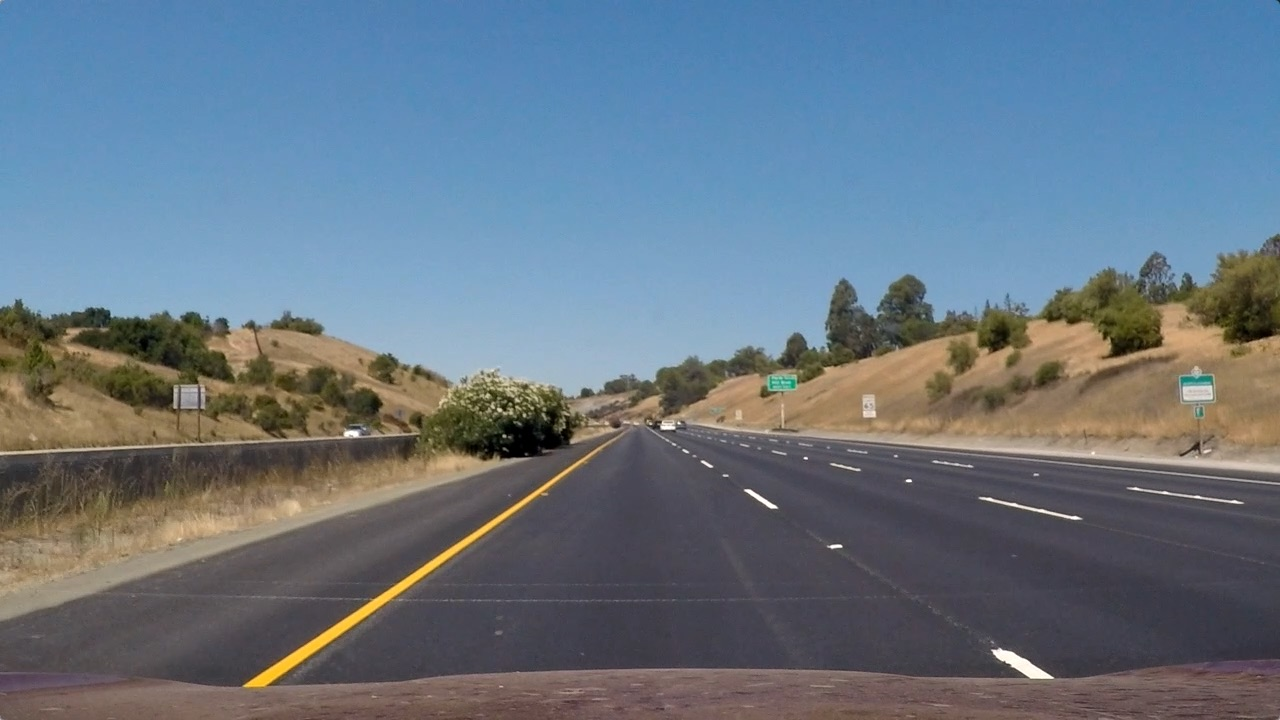
#> input picture test_images/straight_lines1.jpg, 1280 x 720 px
$ python Advanced_Lane_Lines.py   (older library calls are emulated)
#> lines starting #> are read from the running program, lines starting #| are printed output that depends on the picture
#> in main, tmp_image is the input picture: shape (720, 1280, 3); mean R, G, B 103.2, 117.7, 131.2
### classes/Transformation.py
import numpy as np
import cv2
import sys
import glob
import matplotlib.pyplot as plt
import matplotlib.image as mpimg
import os
import pickle

sys.path.append(os.path.join(os.path.dirname(__file__), '../classes/'))
from Thresholding import Thresholding
from LaneLines import LaneLines


class Transformation(object):
    """This class is used to get binary images using various thresholding methods"""

    def __init__(self, cal, plot, image):
        self.calibrate_camera(9, 6, cal)
        #image = plt.imread(image)
        self.get_transformation_matrix(image, plot=plot)

    def transform(self, image, matrix):
        """
        the wrapper method for perspective warping
        :param image:
        :param matrix:
        :return:

        """

        return cv2.warpPerspective(image, matrix, (image.shape[1], image.shape[0]), flags=cv2.INTER_LINEAR)

    def get_birds_eye_view(self, image, leftShift=0):
        """
        perspective to bird-eye projection
        :param image:
        :param leftShift:
        :return:

        """
        if leftShift == 0:
            return self.transform(image, self.M)
        else:
            src = self.src.copy()
            src[:, 0] = src[:, 0] + leftShift
            dst = self.dst.copy()
            dst[:, 0] = dst[:, 0] + leftShift
            m_inv = cv2.getPerspectiveTransform(src, dst)
            return self.transform(image, m_inv)

    # [19 lines left out: function get_birds_eye_inverse_view, not called in this run]

    def save_to_file(self, mtx, dist, cal_file_name):
         dist_pickle = {}
         dist_pickle["mtx"] = mtx
         dist_pickle["dist"] = dist
         pickle.dump( dist_pickle, open( cal_file_name, "wb" ) )

    def calibrate_camera (self, nx=9, ny=6, re_cal = False):
        """
        Returns the camera matrix, distortion coefficients only. The rotation and translation vectors
        are calculated but not returned. The first time this is run it it will calcutate the values
        and save it to a file. The next time it is run with re_cal = false it will look for the file
        and return the values from the previous calibation.

        To re_calibrate even if a file exists use re_cal = True
        """
#> called with nx = 9, ny = 6, re_cal = True
        #The file where the calibration data us persisted
        cal_file_name = "data/wide_dist_pickle.p"

        if (os.path.exists(cal_file_name) and re_cal == False):
            # file exists
            with open(cal_file_name, mode='rb') as f:
                calibration_data = pickle.load(f)

                self.mtx, self.dist = calibration_data["mtx"], calibration_data["dist"]

        else:
            # Criteria for termination of the iterative process of corner refinement.
            criteria = (cv2.TERM_CRITERIA_EPS + cv2.TERM_CRITERIA_MAX_ITER, 300, 0.1)

            #Prepare known cordinates for a chess board with 9x6 object points, like (0,0,0), (1,0,0), (2,0,0) ....,(6,5,0)
            objp = np.zeros((ny*nx,3), np.float32)
            objp[:,:2] = np.mgrid[0:nx, 0:ny].T.reshape(-1,2)

            # Arrays to store object points and image points from all the images.
            objpoints = [] # 3d points in real world space
            imgpoints = [] # 2d points in image plane.

            # Make a list of calibration images
            images = glob.glob('camera_cal/*.jpg')

            # Step through the list and search for chessboard corners
            for idx, fname in enumerate(images):
                img = mpimg.imread(fname, 1)
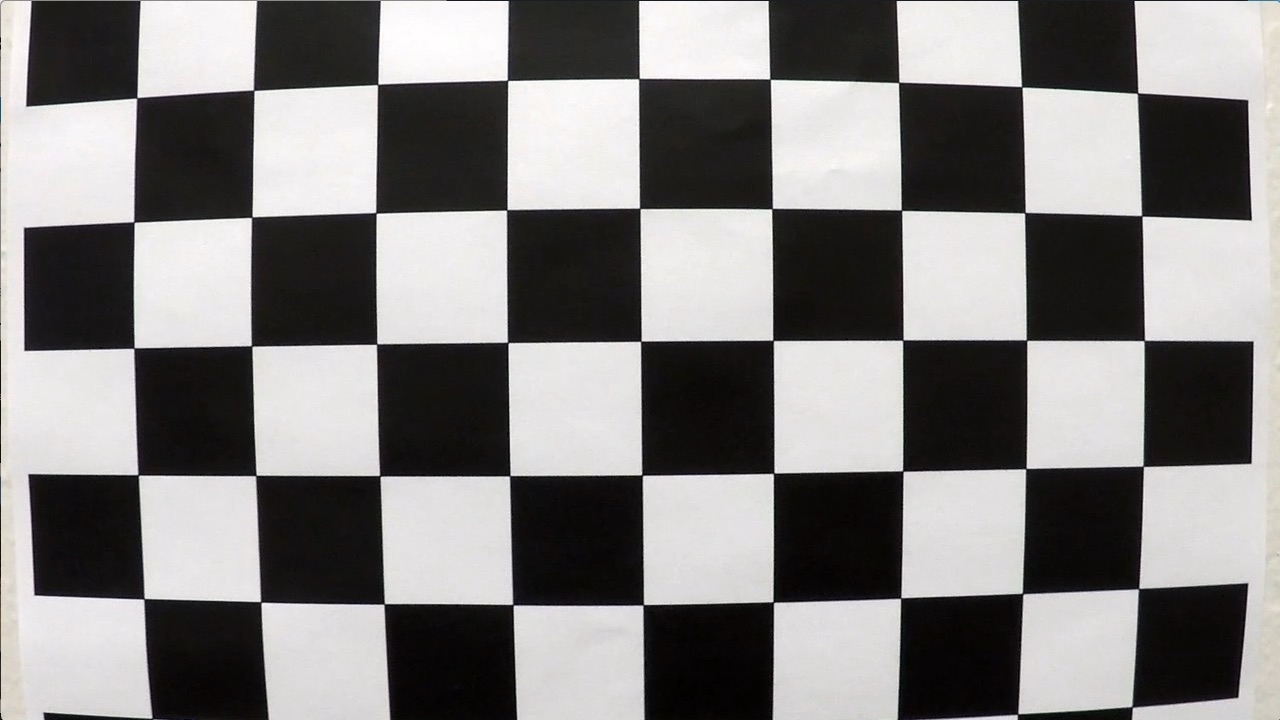
#> input picture camera_cal/calibration1.jpg, 1280 x 720 px
#> img is the input picture: shape (720, 1280, 3); mean R, G, B 130.1, 128.4, 127.8
                gray = cv2.cvtColor(img, cv2.COLOR_RGB2GRAY)

                # Find the chessboard corners
                ret, corners = cv2.findChessboardCorners(gray, (nx,ny), None)
#> ret = False; corners = None

                # If found, add object points, image points
                if (ret == True):
                    objpoints.append(objp)
                    #Once we find the corners, we can increase their accuracy using this code below.
                    corners2 = cv2.cornerSubPix(gray,corners,(11,11),(-1,-1),criteria)
                    imgpoints.append(corners2)
            img_size = (img.shape[1], img.shape[0])
#> img_size = (1280, 720)
            # Do camera calibration given object points and image points
            ret, self.mtx, self.dist, rvecs, tvecs = cv2.calibrateCamera(objpoints, imgpoints, img_size, None, None)
#> ret = 0.526; self.mtx = [[1056.2, 0, 657.1], [0, 1070, 272.7], [0, 0, 1]]; self.dist = [[-0.365, 1.04, 0.0172, 0.00364, -1.8]]; rvecs = ([0.442, -0.193, 0.0382], [-0.0211, 0.43, -0.0305]); tvecs = ([-1.92, 1.19, 17.89], [-17.08, -0.266, 29.94])
            # Save the camera calibration result for later use (we won't worry about rvecs / tvecs)
            self.save_to_file(self.mtx, self.dist, cal_file_name)

    # [9 lines left out: function undistort_image, not called in this run]

    def get_transformation_matrix(self, image, plot=False):
        """ Given an image calculate the tranformation matrix and inverse

        Parameters:
            image -- image with lane lines that are preferably straight
        """
#> called with plot = False
        h,w = image.shape[:2]
#> h = 720; w = 1280
        self.src = np.float32([[220,700],[595,450],[685,450],[1060,700]])
        self.dst = np.float32([[w/4,h],[w/4,-100],[3*w/4,-100],[3*w/4,h]])
        self.compute_transformation_matrix(image, plot)

    def compute_transformation_matrix(self, image, plot=False):
        """

        Parameters:
            image:

        """
#> called with plot = False
        h,w = image.shape[:2]
#> h = 720; w = 1280

        # Compute the perspective transformation matrix
        self.M = cv2.getPerspectiveTransform(self.src, self.dst)

        # Compute the inverse perspective transformation matrix
        self.M_inv = cv2.getPerspectiveTransform(self.dst, self.src)
        warped = self.get_birds_eye_view(image)
#> in transform, `return cv2.warpPerspective(image, matrix, (image.shape[1], image.shape..`:
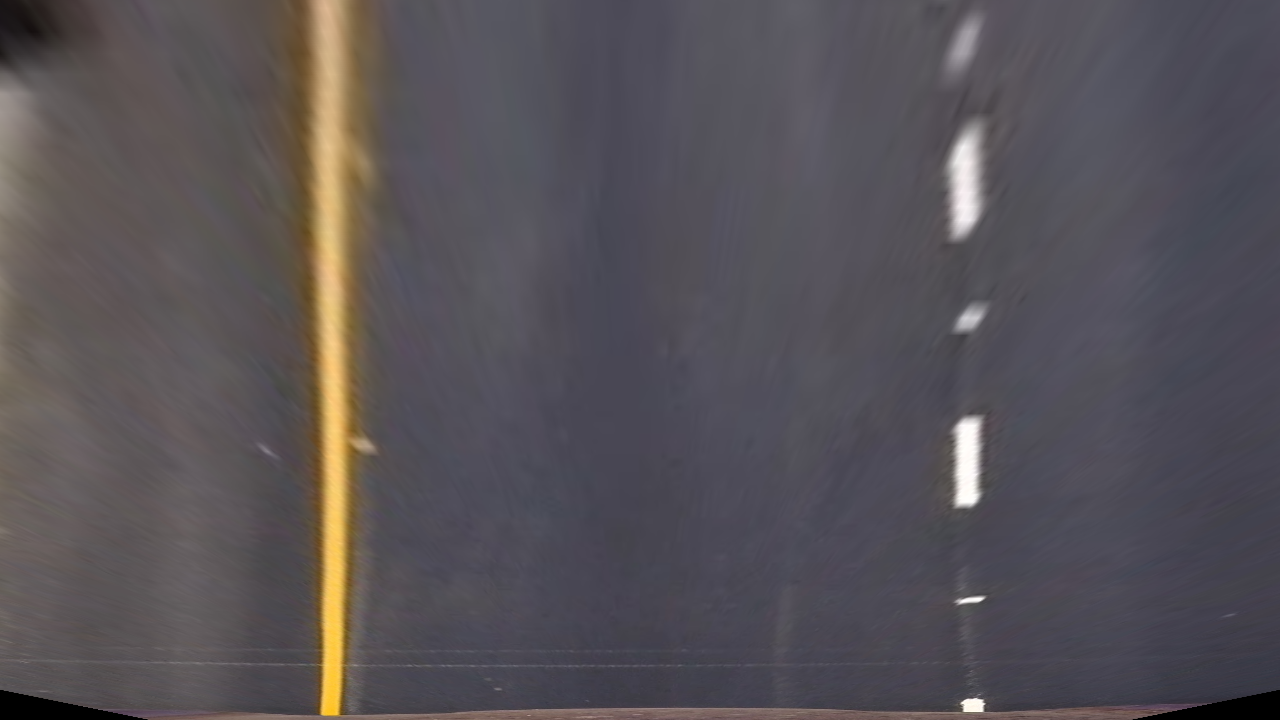
#> returned value: shape (720, 1280, 3); mean of channels 0, 1, 2 87.2, 82.4, 86.9; drawn as R, G, B
        if(plot):
            pts = np.int32(self.src)
            pts = pts.reshape((-1,1,2))
            annotated_img = np.copy(image)
            annotated_img = cv2.polylines(annotated_img,[pts],True,(255,0,0), thickness=5)
            warped = cv2.line(warped,(int(w/4),h),(int(w/4),-100),(255,0,0), thickness=5)
            warped = cv2.line(warped,(int(3*w/4),h),(int(3*w/4),-100),(255,0,0), thickness=5)

            s = "birdseye"
            test_output_folder = "output_images/tests/transformation/{}/get_trans/".format(s)
            file = "{}{}{}".format(test_output_folder, "{}_{}_".format("debug_trans", "undistored"), "original_image.jpg")
            plt.imsave(file, annotated_img, cmap = "gray")

            s = "birdseye"
            test_output_folder = "output_images/tests/transformation/{}/get_trans/".format(s)
            file = "{}{}{}".format(test_output_folder, "{}_{}_".format("debug_trans", "undistored"), "warp_image.jpg")
            plt.imsave(file, warped, cmap = "gray")


    def transform_perspective(self, image):
        x = cv2.warpPerspective(image, self.M, (image.shape[1], image.shape[0]), flags=cv2.INTER_LINEAR)
        return x

    def inverse_transform_perspective(self, image):
        x = cv2.warpPerspective(image, self.M_inv, (image.shape[1], image.shape[0]), flags=cv2.INTER_LINEAR)
        return x

    # [68 lines left out: functions hough_lines, get_blank_image, weighted_img, get_roi_points, select_region_of_interest, not called in this run]


### classes/LaneLines.py
import numpy as np
import cv2
import os.path
import sys
import os
from scipy.signal import find_peaks_cwt
import random as rnd
import matplotlib.pyplot as plt
import matplotlib.image as mpimg
import time

sys.path.append(os.path.join(os.path.dirname(__file__), 'classes/'))
from Thresholding import Thresholding
from Lines import Lines

#from Transformation import Transformation
class LaneLines(object):
    """description of class"""
    def __init__(self, transformation, n_iter=8) :
        self.line = {}
        self.fail =  {}
        self.transformation = transformation
        self.counter = 0

    # [431 lines left out: functions window_analysis, find_lines_in_windows, get_image_with_lanes, get_curvature_radius, get_lane_lines_base, get_good_pixels and 3 more, not called in this run]

    def radius_of_curvature(self, fit, y) :
        return ((1 + (2*fit[0]*y + fit[1])**2)**1.5) / np.absolute(2*fit[0])

    # [98 lines left out: functions plot_curve_fits, plot_lane, target_search, not called in this run]

    def plot_image(self, prefix, output_filename, img):
         out_file = self.get_output_file(prefix, output_filename)
         mpimg.imsave(out_file, img, cmap = "gray")

    # [14 lines left out: function get_output_file, not called in this run]

### classes/Lines.py
import numpy as np
import sys

# Define conversions in x and y from pixels space to meters
ym_per_pix = 30/720 # meters per pixel in y dimension
xm_per_pix = 3.7/700 # meters per pixel in x dimension
img_dim = (1280, 720)
class Lines(object):
    """description of class"""

    def __init__(self, n_iter=8) :
        # number of iterations to use for avraging/smoothing
        self.n_iter = n_iter
        # was the line detected in the last iteration?
        self.detected = False
        # counter
        self.counter = 0


        # x values of the current and last n fits of the line
        self.current_xfitted = None
        self.recent_xfitted = []
        self.avg_xfitted = None
        self.yfitted = np.linspace(0, img_dim[1]-1, img_dim[1])

        # polynomial coefficients of the current and last n iterations
        self.current_fit = None
        self.recent_fits = []
        self.avg_fit = None
        self.res = None # residuals from fit

        self.current_pixels = None
        self.previous_pixels = []
        self.radius_of_curvature = None
        self.line_base_pos = None
        # x values for detected line pixels
        self.pixels_x = None
        # y values for detected line pixels
        self.pixels_y = None

    # [69 lines left out: functions add_line, curve_fit, calc_R, calc_base_dist, update, radius_ratio and 2 more, not called in this run]

    def base_gap(self, other_line):
        return abs(self.line_base_pos-other_line.line_base_pos)

    def delta_xfitted(self):
            return np.linalg.norm(self.current_xfitted - self.avg_xfitted)

### Advanced_Lane_Lines.py
from glob import glob
import matplotlib.pyplot as plt
import sys
import os
import numpy as np
import cv2
from moviepy.editor import VideoFileClip
import random as rnd

sys.path.append(os.path.join(os.path.dirname(__file__), 'classes/'))
from Transformation import Transformation
from LaneLines import LaneLines
from Lines import Lines

counter = 0
processor = None
line = {'left':Lines(n_iter=7), 'right':Lines(n_iter=7)}
fail = {'left':2, 'right':2}

def pipeline(img) :

    global lane_lines, line, fail

    final, line, fail = lane_lines.get_image_with_lanes(img, line, fail, 15, True, False )
    return final

def main():
    global lane_lines
    global processor

    if (processor == None):
        tmp_image = plt.imread("test_images/straight_lines1.jpg", 1)
        processor = Transformation(True, False, tmp_image)
    lane_lines = LaneLines(processor)
    white_output = 'test_project_video.mp4'
    clip1 = VideoFileClip("challenge_video.mp4")
    white_clip = clip1.fl_image(pipeline) #NOTE: this function expects color images!!
    white_clip.write_videofile(white_output, audio=False)

    harder_output = 'test_harder_project_video.mp4'
    clip1 = VideoFileClip("harder_challenge_video.mp4")
    harder_clip = clip1.fl_image(pipeline) #NOTE: this function expects color images!!
    harder_clip.write_videofile(harder_output, audio=False)

if __name__ == "__main__" :

    main()
#> (the call stopped at in main, `clip1 = VideoFileClip("challenge_video.mp4")`: moviepy is not available in this run)
